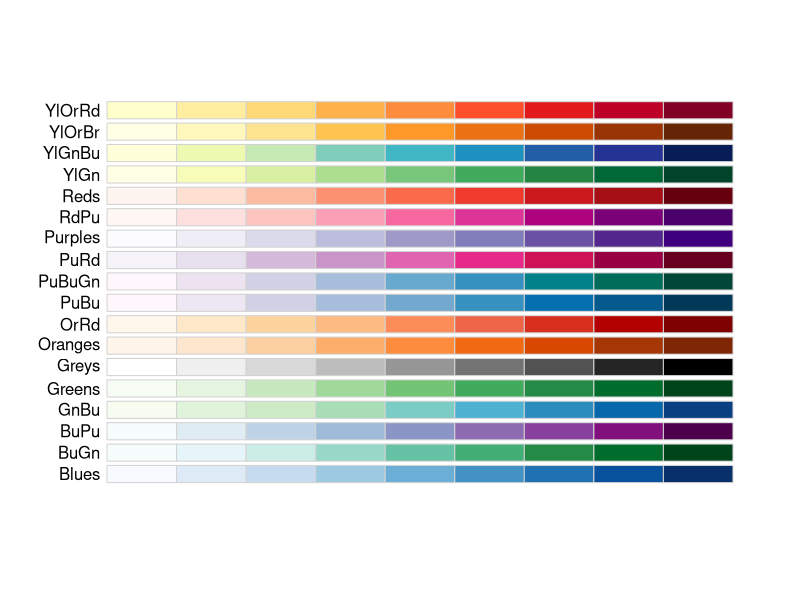
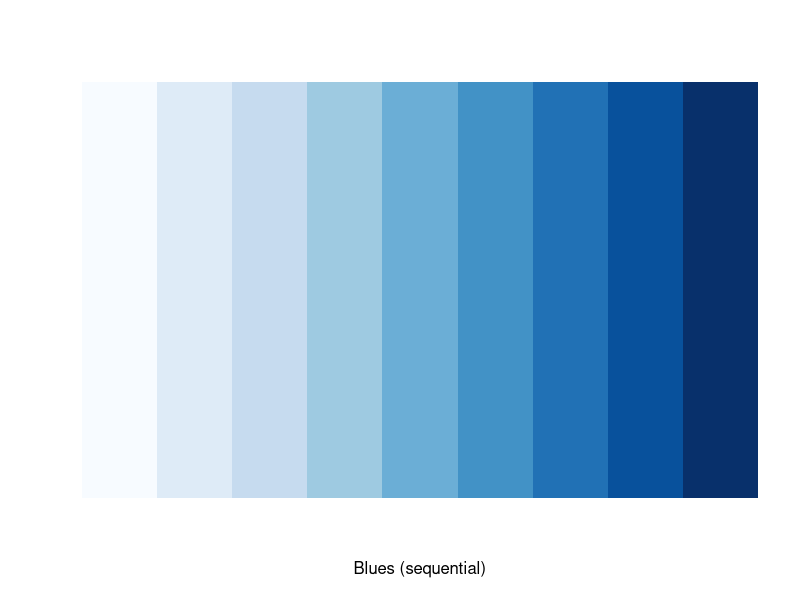
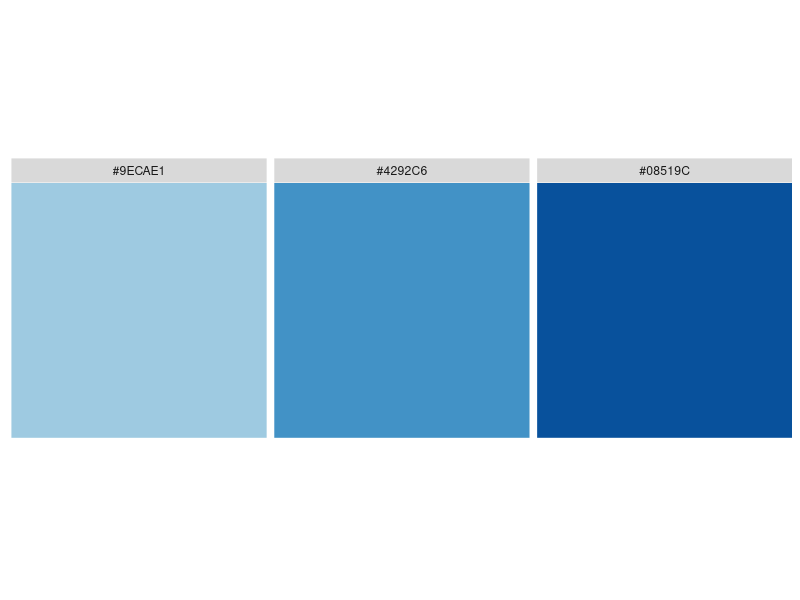
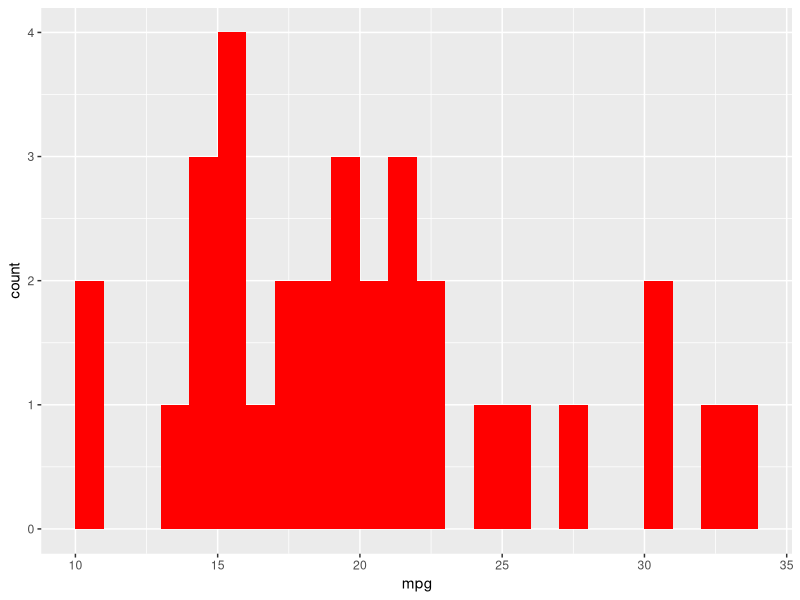
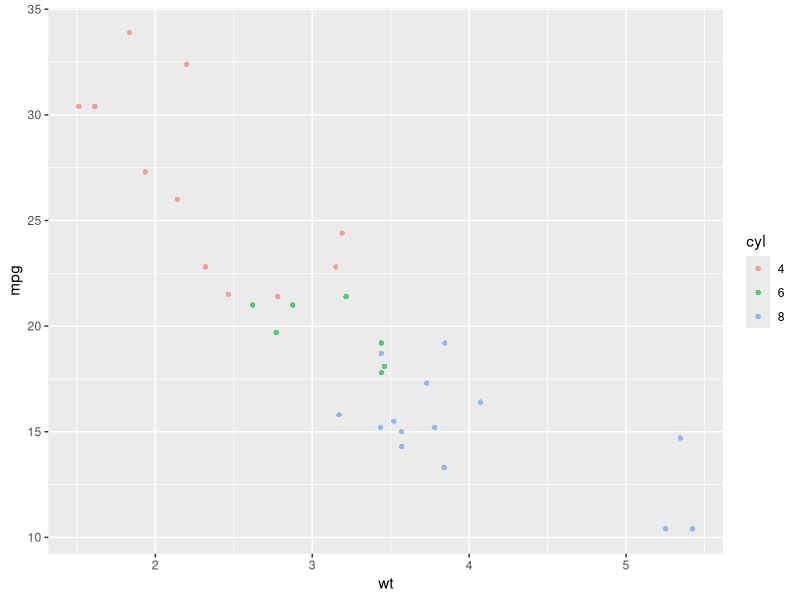
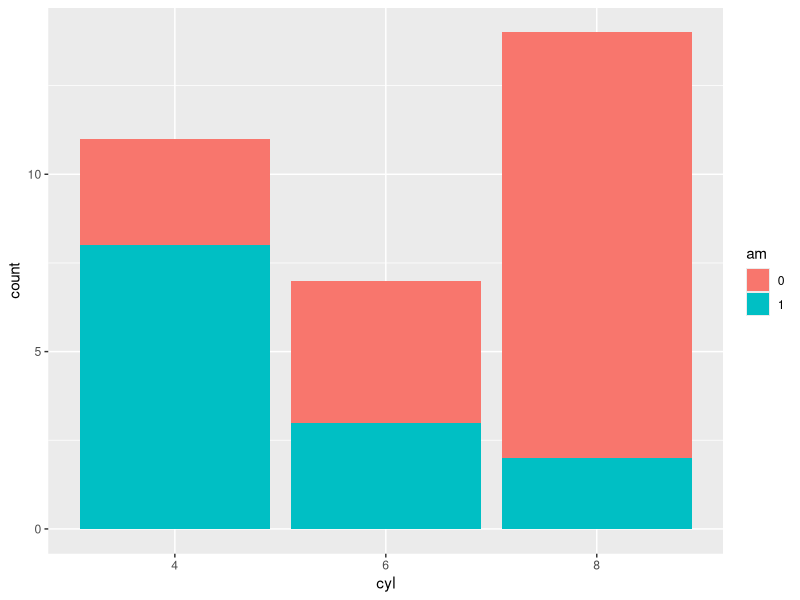
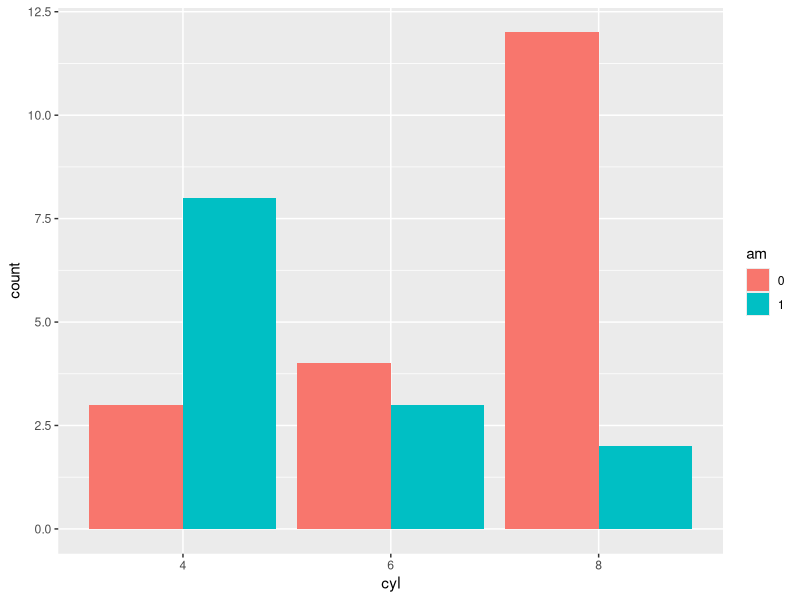
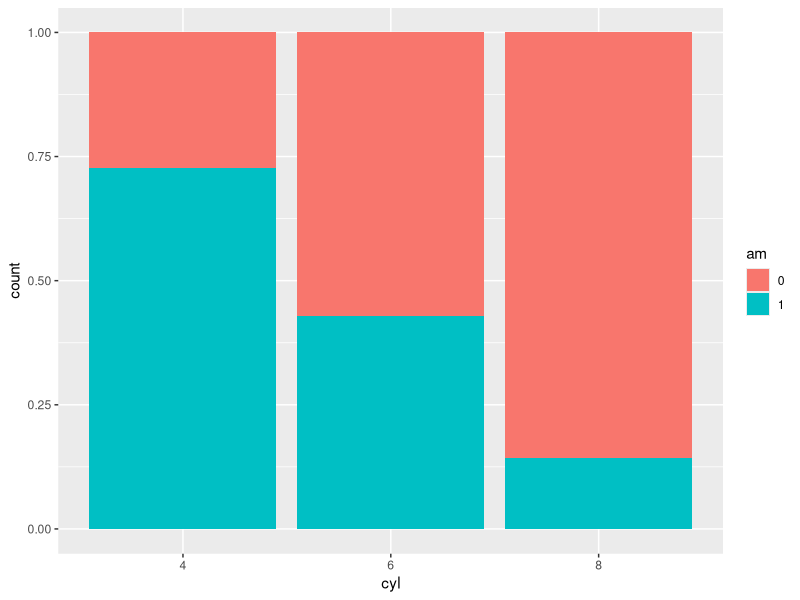

R code for these plots, in order:
# Intro to ggplot2
# 5.11.19
# Rick Scavetta
# Data Viz workshop in Jena MPI BGC

# Clear workspace
rm(list = ls())

# load packages
library(ggplot2)
library(RColorBrewer)
library(Hmisc)

# Using colours
# Display colour palettes:
display.brewer.all(type = "seq")
display.brewer.pal(9, "Blues")

# Get the color code:
brewer.pal(9, "Blues")
# Get the 4th, 6th and 8th colour:
myBlues <- brewer.pal(9, "Blues")[c(4,6,8)]

# view hex colours:
munsell::plot_hex(myBlues)

# Intro to ggplot2:
# 3 essential layers:
# 1 - Data, here a built-in dataset
mtcars
str(mtcars)

# Convert cyl and am to proper categorical variables:
mtcars$cyl <- factor(mtcars$cyl)
mtcars$am <- factor(mtcars$am)

# 2 - Aesthetics: MAP a variable onto a visible scale
# using the aes()
# 3 - Geometry: How will the plot look

# Histogram
ggplot(mtcars, aes(x = mpg)) +
  geom_histogram(binwidth = 1, center = 0.5, fill = "red")

# Scatter plot
ggplot(mtcars, aes(x = wt, y = mpg, colour = cyl)) +
  geom_point(shape = 16, alpha = 0.65)

# Deal with overpotting:
# alpha: 0-1
# shape: 
# 1 - circle outline only
# 16 - circle without oultline
# 19 - default, circle with outline
# 21 - circle with a different colour outline
# jitter: BUT... not here

# Attributes: SETTING a value for a scale

# Bar plot
table(mtcars$am, mtcars$cyl)

# Default position = "stack"
ggplot(mtcars, aes(x = cyl, fill = am)) +
  geom_bar()

# position = "dodge"
ggplot(mtcars, aes(x = cyl, fill = am)) +
  geom_bar(position = "dodge")

# position = "fill" - gives proportions
ggplot(mtcars, aes(x = cyl, fill = am)) +
  geom_bar(position = "fill")


# Changing scales
# aesthetics == scales == axes
# categorical == qualitative == factor == discrete

ggplot(mtcars, aes(x = cyl, fill = am)) +
  geom_bar(position = "dodge") +
  scale_y_continuous(limits = c(0,12), 
                     breaks = seq(0,12,4),
                     expand = c(0,0)) +
  scale_fill_brewer(palette = "Set1") +
  labs(x = "Cylinders", 
       y = "Count", 
       fill = "Transmission\ntype")

p <- ggplot(mtcars, aes(x = wt, y = mpg, colour = cyl)) +
  geom_point(shape = 16, alpha = 0.75) +
  scale_colour_manual("Cylinders", values = myBlues) +
  scale_x_continuous("Weight (1000 lbs)",
                     limits = c(1,6),
                     expand = c(0,0)) +
  scale_y_continuous("Miles per (US) Gallon", 
                     limits = c(10, 35),
                     expand = c(0,0))

# The Stats layer:
# Add (smoothing) models
# stat smooth inherits groups according to color
p +
  stat_smooth(method = "lm", se = FALSE)

# to get one model:
# specify a dummy group aesthetic 
p +
  stat_smooth(aes(group = 1), method = "lm", se = FALSE)

# Descriptive stats
# wt described by cyl, for each am type

# base layer:
q <- ggplot(mtcars, aes(x = cyl, y = wt, color = am))

# Define positions:
posn_d <- position_dodge(0.2)
posn_j <- position_jitter(0.2)
posn_jd <- position_jitterdodge(0.2, dodge.width = 0.2)

# Add points only:
q +
  geom_point(position = posn_jd, alpha = 0.6)
  
# Mean & SD:
smean.sdl(1:100, mult = 1) # From Hmisc
mean_sdl(1:100, mult = 1) # The ggplot2 version

q +
  stat_summary(fun.data = mean_sdl, 
               fun.args = list(mult = 1),
               position = posn_d)

# Mean & 95%CI:
q +
  stat_summary(fun.data = mean_cl_normal,
               position = posn_d)

mean_cl_normal(1:100) # The ggplot2 version

# The Coordinates layer:
# scale_*_*() FILTER the data
q +
  stat_summary(fun.data = mean_sdl, 
               fun.args = list(mult = 1),
               position = posn_d) +
  scale_y_continuous(limits = c(1,5), 
                     expand = c(0,0))
  
# coord_*() ZOOMS IN on the data
q +
  stat_summary(fun.data = mean_sdl, 
               fun.args = list(mult = 1),
               position = posn_d) +
  coord_cartesian(ylim = c(1,5))

# The Facets layers:
# Another tool for dealing with categorical variables
# Don't need to necessarily have factors

# By rows:
p +
  facet_grid(rows = vars(gear))

# By columns:
p +
  facet_grid(cols = vars(am))


# By both rows and columns:
p +
  facet_grid(rows = vars(gear), cols = vars(am))

# using formula notation:
p +
  facet_grid(gear ~ am)
p +
  facet_grid(. ~ am)
p +
  facet_grid(gear ~ .)

# The Themes layer: Non-data Ink
p +
  theme_classic(base_size = 14) +
  theme(rect = element_blank(),
        axis.ticks = element_line(color = "black"),
        axis.text = element_text(color = "black"),
        legend.position = c(0.8, 0.8))

# Saving plots:
# Vectors - svg, eps, ps, il, pdf
# instructions, no resolution
# Rasters - jpg, tif, png, gif, bmp, img, raw
# pixels, with resolution

p_size <- 3 
base_size <- 14
ggsave("myPlot_small_14.png", height = p_size, width = p_size, units = "in")
ggsave("myPlot_small_14.pdf", height = p_size, width = p_size, units = "in")


png("myPlot_dev.png")
p +
  theme_classic() +
  theme(rect = element_blank(),
        axis.ticks = element_line(color = "black"),
        axis.text = element_text(color = "black"),
        legend.position = c(0.8, 0.8))
dev.off()




  
